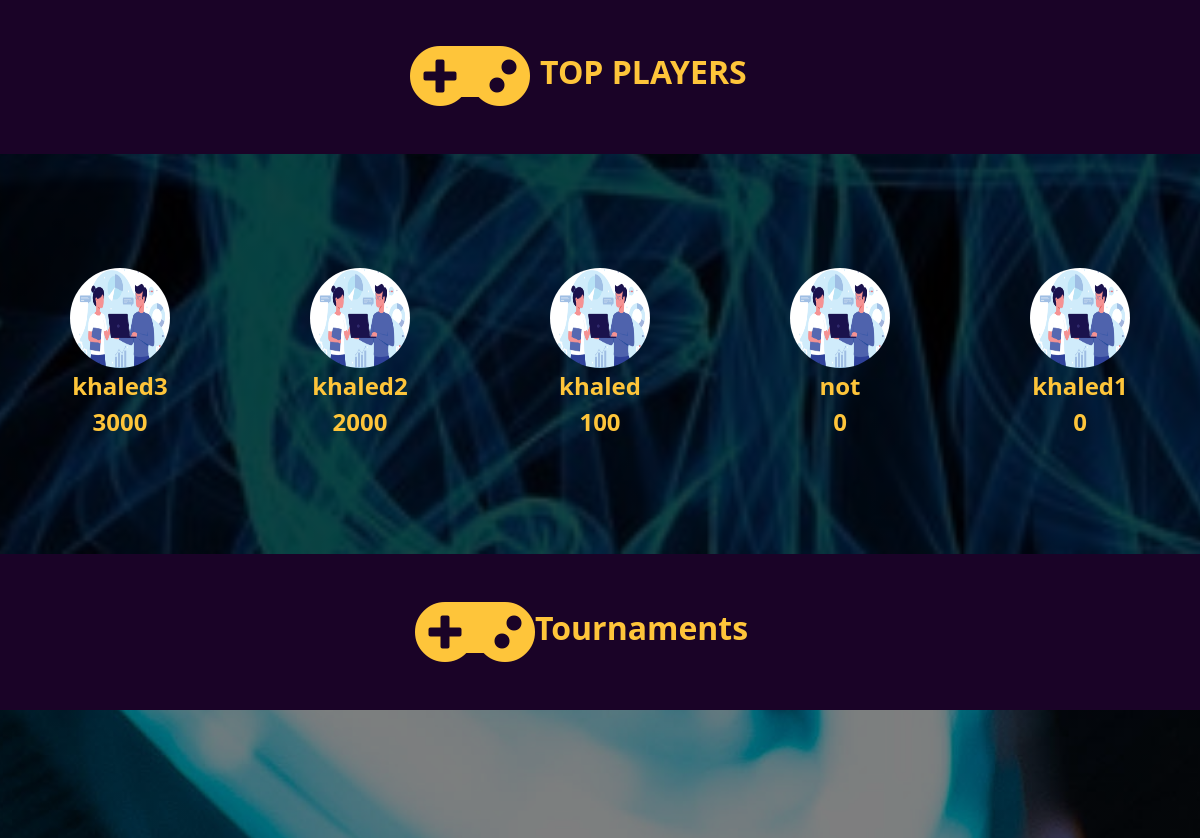
The app's page / (middle part), older data.
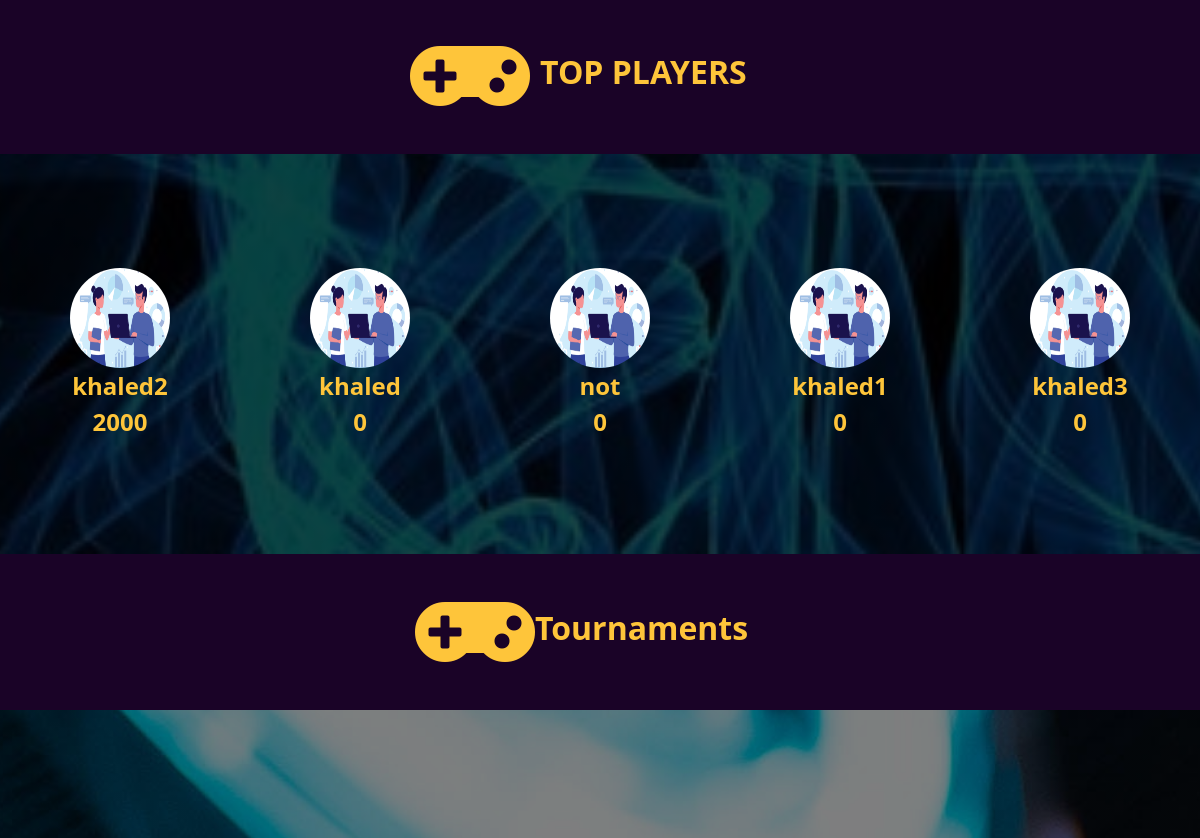
The same page, newer data.
### tournament/models.py (models this page shows, shortened)
class Profile(models.Model):
    user_choices = (("1", "user"), ("2", "company"))
    user_ranks = (("nor", "Normal"),("pro", "Professional"), ('master', "Master"))
    user = models.OneToOneField(User, on_delete=models.CASCADE)
    bio=models.TextField(default="Player")
    birth_date = models.DateField(default="2000-10-10")
    avatar = models.ImageField(upload_to="images/", default="images/default.png")
    states = models.CharField(max_length=160,choices=user_choices, default="1")
    points = models.IntegerField(default=0)
    user_rank = models.CharField(max_length=160,choices=user_ranks, default="nor")

### main/views.py (the view)
# urls.py: path("", views.home_view, name="home_view"),
def home_view(request: HttpRequest):
    trophy=Trophy.objects.all()
    profile= Profile.objects.all().order_by('-points')[0:5]
    tournament = Tournament.objects.all()[0:2]
    return render(request, "main/home.html",{"trophies":trophy,"profile":profile, "tournament":tournament})

### main/templates/main/home.html (shortened to what this page needs)
{% extends 'main/base.html' %}
{% block content %}
<div class="logoo-section">
    <i class="fas fa-gamepad"></i>
    <h1>TOP PLAYERS</h1>
    </div>
<section class="section-2" style="padding-top: 25px;">
{%for pro in profile%}
<div class="players">
    <a href="{% url 'accounts:profile_page' pro.user.id %}">
    <img src="{{pro.avatar.url}}" style="width: 100px;
    height: 100px;
    background-size: cover;
    background-position: center;
    border-radius: 50%;
    position: relative;"></a>
    <span>{{pro.user.username}}<br>
    <p>{{pro.points}}</p></span>
</div>
{%endfor%}
</section>
<div class="logoo-section">
    <i class="fas fa-gamepad"></i>
    <h2>   Tournaments</h2>
    </div>
<div class="section-3">
<div class="section-3-wrapper">
</div>
</div>
{% endblock content %}

Row changes from the older to the newer data that the page shows:
changed Profile "khaled": points "100" → "0"
changed Profile "khaled3": points "3000" → "0"; moves down the list
